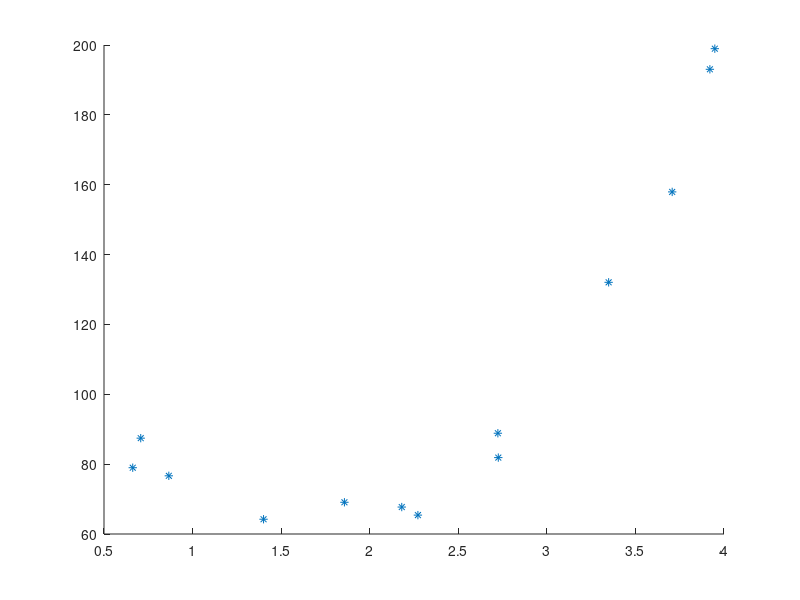
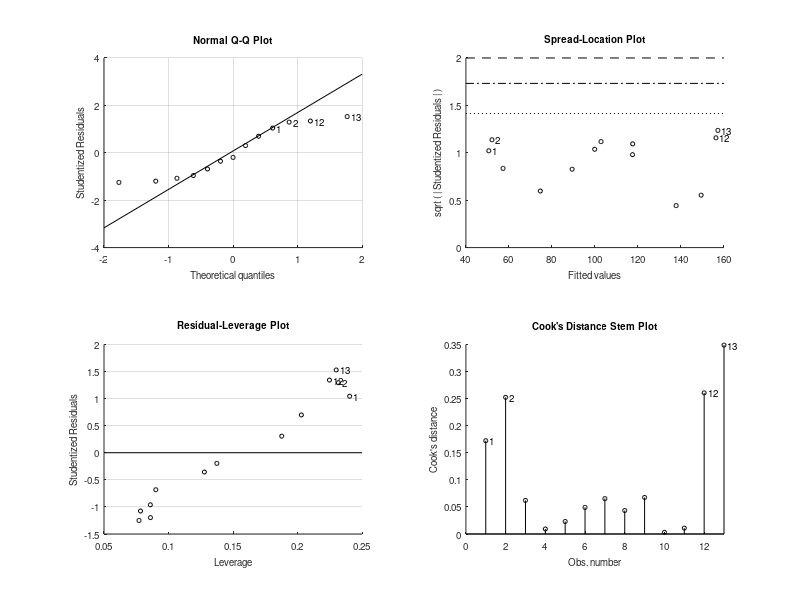

MATLAB code for these plots, in order: (Note: this script raises an error after producing the figures.)
%[y x]
 A=[80.197118070747166 -2.5666179827034052;
   96.100337557063114 -2.1269840916834286;
   102.21639050420207 -2.0418362601495867;
   115.87643421262707 -0.94927120819026278;
   111.29692037645944 -0.77116852214250153;
   111.32114732562169 -0.34786388198669016;
   112.83671847665971 -0.33817756808106303;
   101.68168180066911 -0.20539821841875217;
   104.7307892624973 -0.032731705194564142;
   92.051470144509921 0.1114712065857093;
   98.491434194738844 0.1688739978265108;
   84.04461874361705 0.45700722714542374;
   78.979113046489246 0.66221765079119921;
   87.439952721792793 0.70735546499701485;
   76.6596801766987 0.86590277556244155;
   64.227153112762878 1.4006804918975106;
   69.083374826334875 1.8572113116852353;
   67.716633413807259 2.1808909548484241;
   65.407652636407008 2.2720241040189979;
   88.850432917584953 2.7235225355912824;
   81.8739626287759 2.7258357341468651;
   132.05654439038884 3.3487347327508363;
   157.94216153772052 3.7074651941943113;
   193.04399353361654 3.9203050111333511;
   198.94506275634302 3.9481710246716464];
y=A(:,1); % measure of strength of weld joint
x=A(:,2); % transformed current during welding
% set(0,'DefaultFigureWindowStyle','docked') 

% a) Scatter plot obs for x > 0.5

z = 1000*x +5000; % current during welding
b = A(:,2)>0.5;
x1 = x(b); 
y1 = y(b);
x12 = x1.*x1;
X = [ones(size(x1)) x1 x12];
figure
aScat = scatter(x1,y1,'*'); 

% Looks like polynomial(X1^2) relationship 

% b) Give suitable regression model, calc R2 with y1 = B1*x1

pFit = polyfit(x1,y1,2)
lmFit2 = fitlm(x1,y1);
b = lmFit2.Coefficients.Estimate
yhat = X.*b

obsVregr = figure('name', 'obs vs regression line')
plot(x1,y1,'o')
hold on
plot(x1, yhat)
hold off

% Polynomial regression gives: 
% [B0 B1 B2] = [25.78,-86.32,131.99]
% R-square of 99%. Very nice. 

% c) Do residual plot with observations and compare with y1-x1 plot

% Residual plots
stats1 = regstats(y1,[x1 x12],'linear', 'all')
e2 = stats1.r;
R2_2 = stats1.rsquare;
figure; scatter(x1, e2, 'filled'); title('Model 1: Residuals, x1')
figure('name','Histogram'); 
hist = histogram(e2,13);
% Hard to say if residuals are normally distributed with such low sample,
% but could very well be => 


figure('name','Residual vs fitted value');  
yhat_r = scatter(yhat,e2,'*')
% Observations mean seem to be randomly scattered around 0, so assumption
% of mean 0 is reasonable. (Even though small amount of observations)

figure('name','Normal probability plot');  
normP = normplot(e2);

% Although some departures from normal distributions, it does seem somewhat
% reasonable to assume normal distribution of these residuals.


% d) Consider all observations

scatter(x,y)
% Plot looks more complex than quadratic. Degree 3 polynomial
x2=x.*x.*x;
x3=x.*x.*x;
X3 = [ones(size(x)) x x2 x3]

% Rsquared of 93.7%. Nice but not as nice as model 2. 




stats3 = regstats(y,[x x2 x3],'linear', 'all')
b3 = stats3.beta;
yhat3 = X3*b3;
e3 = stats3.r;
R2_3 = stats3.rsquare;
figure; scatter(x, e3, 'filled'); title('Model 2: Residuals, x')

hist = histogram(stats3.r,13);

%Interpolate regression line to get better resolution
xnew=transpose(linspace(-3,4,500));
x2new = xnew.*xnew;
x3new = xnew.*xnew.*xnew;
X3_I = [ones(size(xnew)) xnew x2new x3new]
yhat3new =X3_I*b3;

obsVregr = figure('name', 'obs vs regression line')
plot(x,y,'o')
hold on
plot(x, yhat3)
hold off



% e) Calculate stationary points(min/max) y, and of strength based on x
b0 = stats3.beta(1)
b1 = stats3.beta(2)
b2 = stats3.beta(3)
b3 = stats3.beta(4)

u = b3;

% Local stationary points from looking at regression-line plot
% x_max = -1 with y_max = 116
% x_min = 1.4 with y_min = 67.1

% I.e for currents between x = [-2 ; 0] we can expect strength of 116
% For currents between x = [1;2] we can expect strengths of 67.1

%We want to solve stationary points(max/min) 


